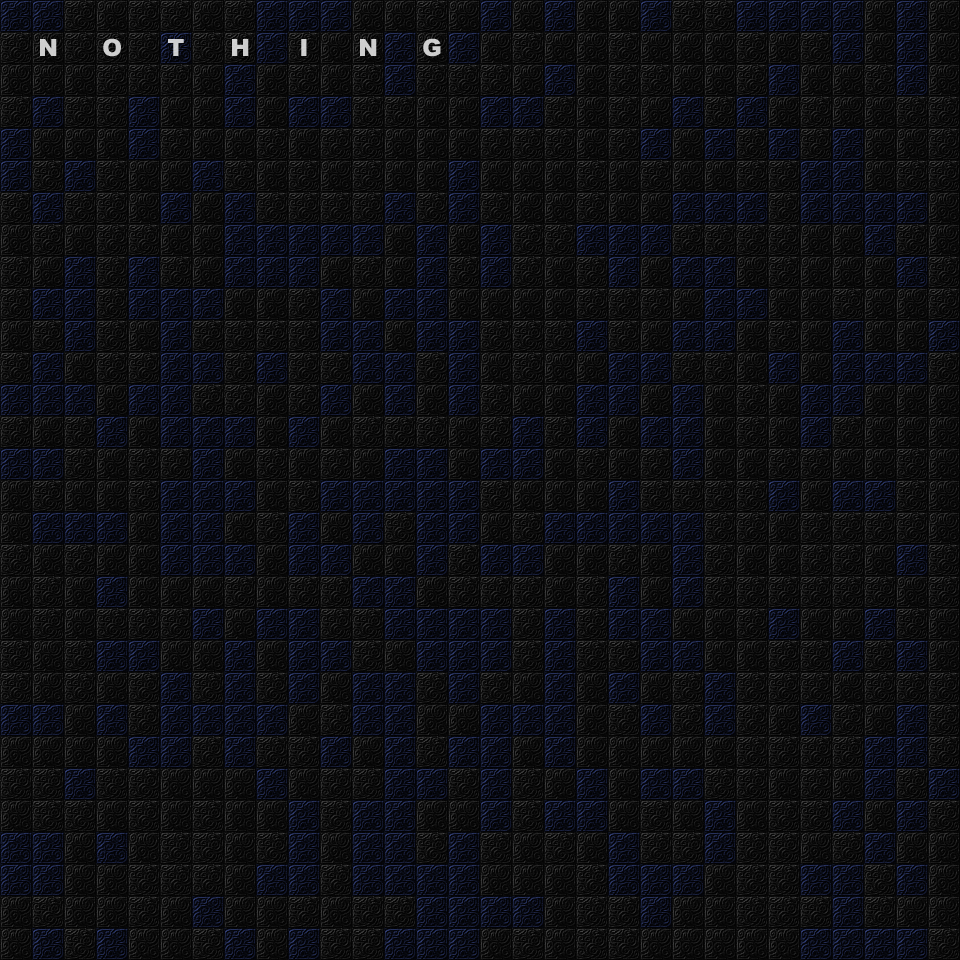

Below is a game level as drawn by its tile map, then a one-line description and the .tmx file that defines it, in full:
An orthogonal 30x30 tile map with 32x32 px tiles, 1 tile layer (Map).

<map version="1.2" tiledversion="1.2.4" orientation="orthogonal" renderorder="right-down" width="30" height="30" tilewidth="32" tileheight="32" infinite="0" nextlayerid="2" nextobjectid="1">
 <tileset firstgid="1" source="tiles.tsx" />
 <layer id="1" name="Map" width="30" height="30">
  <data encoding="csv">
73,73,71,72,71,71,72,71,73,73,73,72,72,71,72,73,72,73,72,72,73,71,71,73,73,73,73,72,73,72,
71,82,71,86,71,85,71,92,73,81,72,82,73,93,73,72,71,72,72,71,72,72,72,71,72,71,73,72,73,72,
72,72,72,71,71,71,72,73,72,71,72,71,73,71,71,71,72,73,72,71,71,72,72,71,73,72,72,71,73,72,
71,73,71,71,73,72,72,73,72,73,73,71,71,72,72,73,73,71,72,71,72,73,71,73,72,71,72,72,71,71,
73,72,72,72,73,71,72,72,71,72,71,71,72,72,72,71,71,71,72,71,73,72,73,71,73,71,73,72,72,71,
73,71,73,71,72,72,73,71,72,71,72,71,72,72,73,72,72,72,71,72,71,72,72,71,71,73,73,72,71,71,
71,73,71,71,72,73,72,73,71,71,71,71,73,71,73,71,72,72,71,72,72,73,73,73,71,73,73,73,73,72,
72,71,72,71,71,72,72,73,73,73,73,73,72,73,72,73,71,71,73,73,73,71,71,71,71,72,72,73,71,72,
71,72,73,71,73,71,72,73,73,73,72,71,72,73,71,73,71,72,71,73,72,73,73,72,71,72,72,72,73,71,
71,73,73,71,73,73,73,72,72,71,73,72,73,73,72,72,72,72,71,71,71,72,73,73,72,72,71,72,72,71,
72,71,73,71,72,73,71,71,71,71,73,73,72,73,73,71,71,71,73,71,72,73,73,72,71,72,73,72,72,73,
71,73,72,71,71,73,73,71,73,71,71,73,73,71,73,72,71,72,72,73,73,71,71,72,73,72,73,73,73,71,
73,73,73,72,73,73,71,71,72,71,73,72,73,72,73,71,72,72,73,73,72,73,72,71,72,73,73,72,72,72,
71,72,71,73,72,73,73,73,72,73,72,71,71,71,72,71,73,71,73,72,73,73,72,71,72,73,71,72,72,72,
73,73,71,72,71,71,73,72,71,72,71,72,73,73,72,73,73,72,71,72,71,73,72,72,71,71,72,72,71,72,
72,71,72,72,71,73,73,73,72,71,73,73,73,73,73,71,72,72,72,73,71,71,71,71,73,72,73,73,71,72,
72,73,73,73,72,73,73,72,71,73,72,73,71,73,73,72,71,73,73,73,73,73,71,71,72,71,71,71,71,72,
71,72,71,72,72,73,73,73,72,73,73,72,72,73,71,73,73,72,72,71,72,73,71,72,72,71,71,72,73,71,
72,71,72,73,72,72,72,71,72,71,71,73,73,72,71,71,71,72,71,73,72,73,71,71,71,71,71,71,72,71,
72,71,72,71,71,71,73,72,73,73,71,71,73,73,73,73,71,73,71,73,73,72,72,71,73,72,72,73,71,72,
71,72,71,73,73,72,72,73,72,73,73,71,72,73,73,73,71,73,71,71,73,73,72,72,71,71,73,71,73,72,
71,72,71,72,71,73,71,73,71,73,72,73,73,71,73,71,72,73,72,73,72,71,73,71,71,71,72,71,71,71,
73,73,72,73,71,73,73,73,73,72,71,73,73,72,72,73,73,73,72,71,73,71,73,71,72,73,71,72,73,71,
72,72,72,72,73,73,71,73,71,71,73,72,73,71,73,73,72,73,72,72,72,72,72,71,71,71,71,73,73,71,
71,71,73,71,71,72,72,72,73,72,71,71,73,73,71,73,71,72,73,72,73,73,71,71,72,71,72,73,71,73,
72,71,71,72,71,72,71,72,72,73,71,73,73,72,72,73,71,73,73,72,71,72,73,72,71,71,73,72,73,71,
73,73,72,73,72,71,71,72,71,73,72,73,73,71,73,71,72,71,72,73,71,71,73,71,71,72,71,73,72,72,
73,73,72,72,71,71,71,72,73,73,71,73,73,73,73,72,72,72,71,73,73,73,72,71,71,73,73,71,73,72,
72,71,72,72,71,72,73,72,72,71,72,71,71,73,73,73,73,72,71,71,73,72,72,71,71,71,73,71,72,72,
72,73,71,73,72,72,71,73,72,73,71,71,73,73,73,72,71,72,71,71,72,72,72,72,72,73,73,73,73,71
</data>
 </layer>
</map>